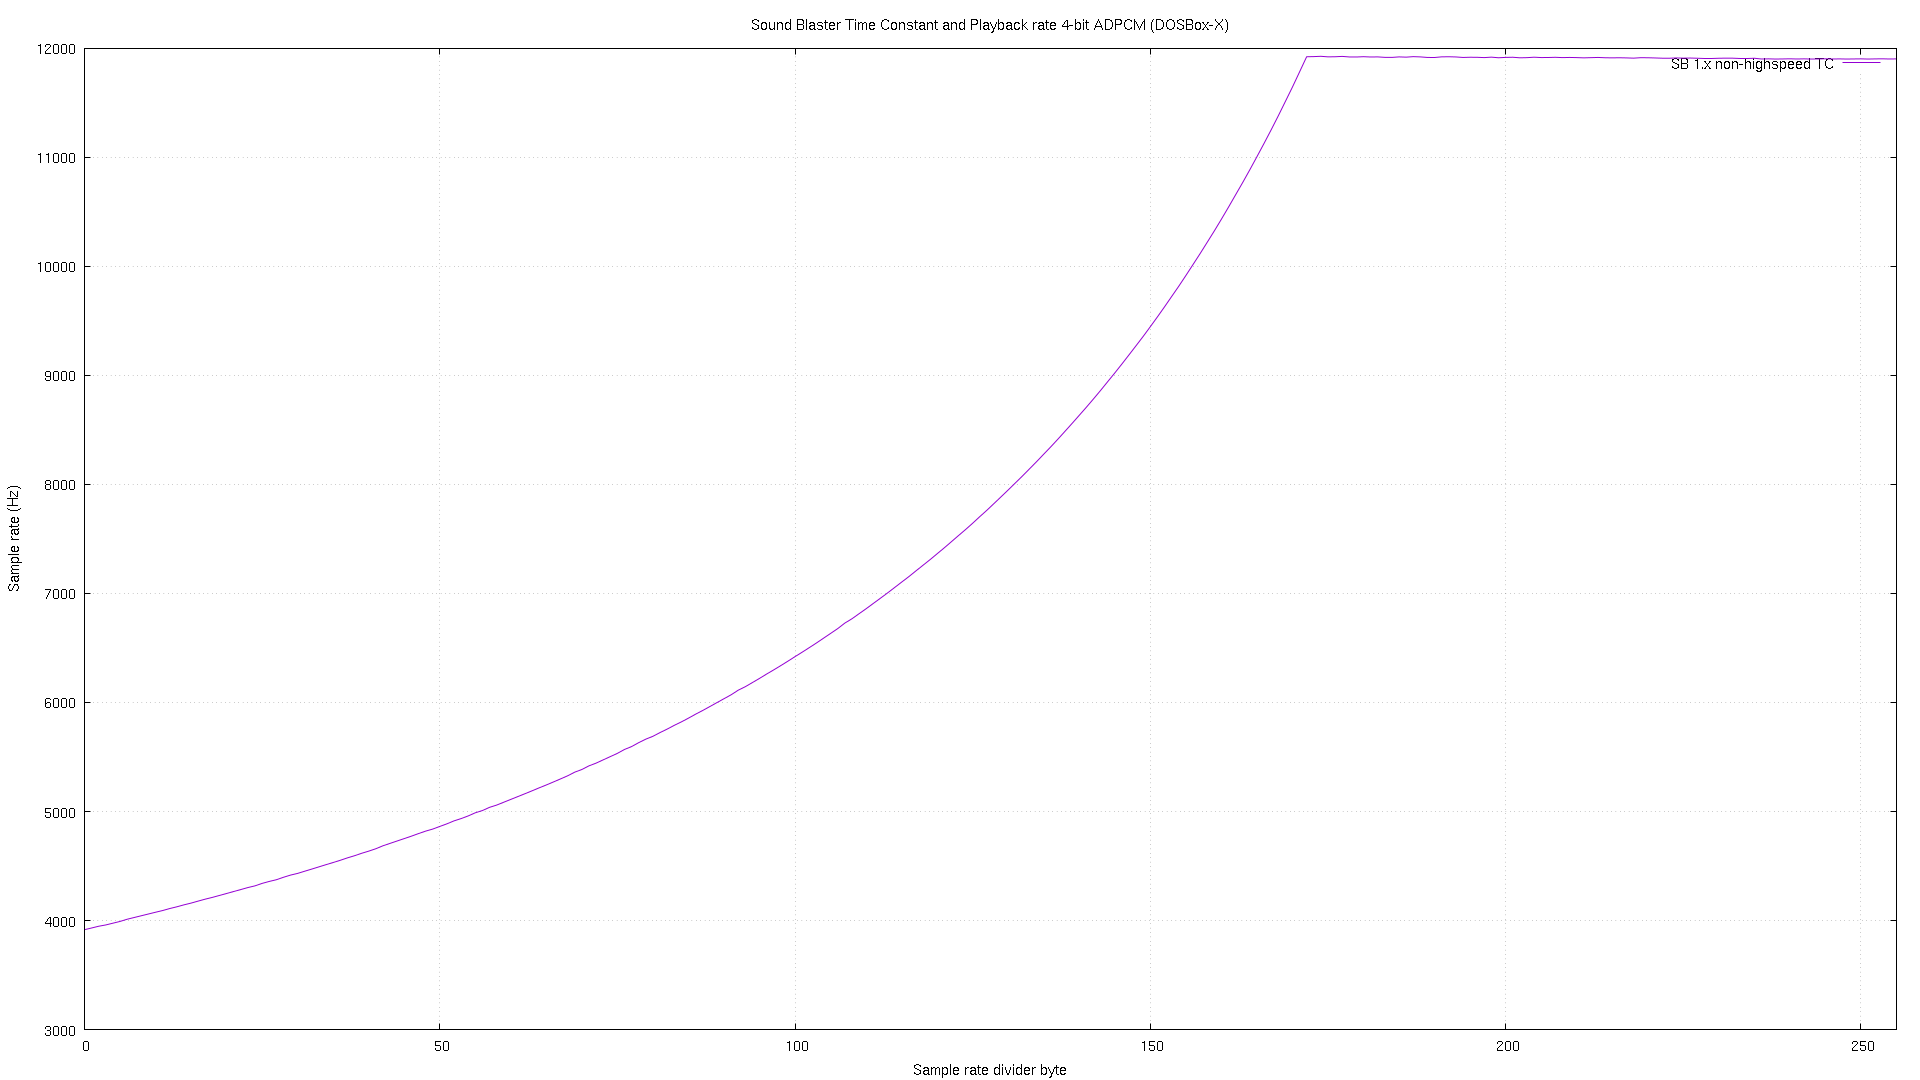

Source code (gnuplot):
reset
set term png size 1920,1080
set output 'gnuplot/DOSBox-X.txt.sb1xa4.png'
set grid
set autoscale
set xrange [0:255]
set title 'Sound Blaster Time Constant and Playback rate 4-bit ADPCM (DOSBox-X)'
set xlabel 'Sample rate divider byte'
set ylabel 'Sample rate (Hz)'
plot 'gnuplot/DOSBox-X.txt.sb1xa4.csv' using 1:2 with lines title 'SB 1.x non-highspeed TC'
